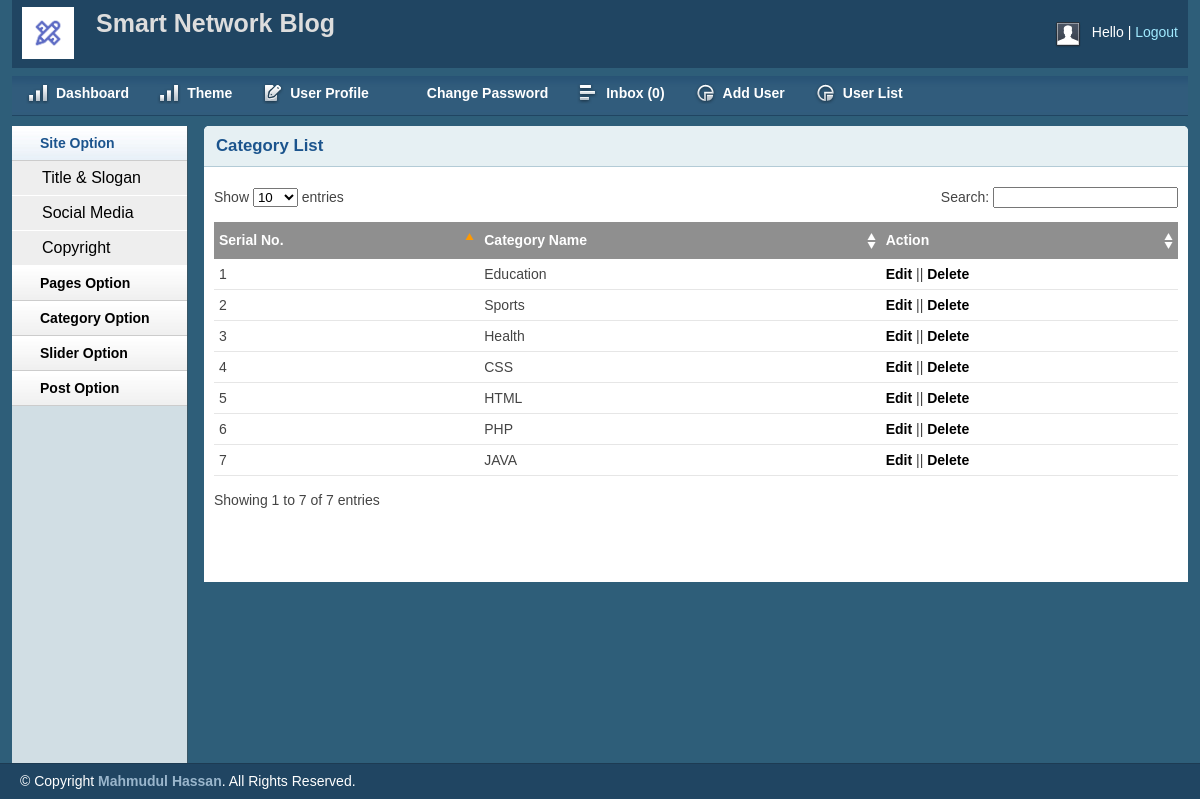
Screenshot of /blog.smartnetwork.org.in/admin/catlist.php with the database file from the repository.
### tables this page shows
CREATE TABLE `tbl_category` (
  `id` int(11) NOT NULL,
  `name` varchar(50) NOT NULL
);

### blog.smartnetwork.org.in/lib/Database.php (called while the page is built, shortened)
<?php
Class Database{
	public $host   = DB_HOST;
	public $user   = DB_USER;
	public $pass   = DB_PASS;
	public $dbname = DB_NAME;
	public $link;
	private function connectDB(){
	$this->link = new mysqli($this->host, $this->user, $this->pass, $this->dbname);
 }
	public function select($query){
		$result = $this->link->query($query) or die($this->link->error.__LINE__);
		if($result->num_rows > 0){
			return $result;
		} else {
			return false;
		}
	}
}
?>

### blog.smartnetwork.org.in/admin/catlist.php (the view, shortened to what this page needs)
<?php include 'inc/header.php';?>
<?php include 'inc/sidebar.php';?>
<div class="grid_10">
    <div class="box round first grid">
        <h2>Category List</h2>
        <div class="block">
            <table class="data display datatable" id="example">
			<thead>
				<tr>
					<th>Serial No.</th>
					<th>Category Name</th>
					<th>Action</th>
				</tr>
			</thead>
			<tbody>
<?php
	$query = "SELECT * FROM tbl_category ORDER BY id DESC";
	$category = $db->select($query);
	if ($category) {
		$i = 0;
		while ($result = $category->fetch_assoc()) {
			$i++;
?>
				<tr class="odd gradeX">
					<td><?php echo $i; ?></td>
					<td><?php echo $result['name']; ?></td>
					<td>
						<a href="editcat.php?catid=<?php echo $result['id'];?>">Edit</a>
							||
						<a onclick="return confirm('Are you sure Delete!');" href="?delcat=<?php echo $result['id'];?>">Delete</a>
					</td>
				</tr>
<?php } } ?>
			</tbody>
		</table>
       </div>
    </div>
</div>
<?php include 'inc/footer.php';?>

### smartnetwork.org.in/ftpaccess/blog.smartnetwork.org.in/admin/css/text.css (style rules this page uses)
body { font: 13px/1.5 Tahoma, Helvetica, Arial, 'Liberation Sans', FreeSans, sans-serif; }
h2 { font-size: 23px; }
p, dl, hr, h1, h2, h3, h4, h5, h6, ol, ul, pre, table, address, fieldset { margin-bottom: 20px; }

### smartnetwork.org.in/ftpaccess/blog.smartnetwork.org.in/admin/css/grid.css (style rules this page uses)
.grid_1, .grid_2, .grid_3, .grid_4, .grid_5, .grid_6, .grid_7, .grid_8, .grid_9, .grid_10, .grid_11, .grid_12, .grid_13, .grid_14, .grid_15, .grid_16 { display: inline; float: left; margin-left: 1%; margin-right: 1%; }
.container_12 .grid_10 { width: 81.333%; }

### smartnetwork.org.in/ftpaccess/blog.smartnetwork.org.in/admin/css/layout.css (style rules this page uses)
body { background: #fff none repeat scroll 0 0; color: #444; font-size: 14px; padding: 0; }
a { color: #000; font-weight:bold; text-decoration: none; }
h1, h2, h3, h4, h5, h6 { line-height:1.2em; margin-bottom:.3em; }
h2 { margin-top:1em; }
.box { background:#fff; margin-bottom:20px; padding:10px 10px 10px 10px; margin-left:-8px; }
.box.grid { padding-bottom:40px; }
.box.round { -moz-border-radius: 5px 5px 0px 0px; -webkit-border-radius: 5px 5px 0px 0px; border-radius: 5px 5px 0px 0px; }
.box h2 { font-size:1.2em; font-weight:bold; color:#1B548D; background:#E6F0F3; margin:-10px -10px 0 -10px; padding:10px 12px; border-bottom:1px solid #B3CBD6; -moz-border-radius: 5px 5px 0px 0px; -webkit-border-radius: 5px 5px 0px 0px; border-radius: 5px 5px 0px 0px; }
.box.first { min-height: 406px; }
.block { padding-top:20px; }
.block { padding-bottom:1px; }
table.display { margin: 0 auto; clear: both; width: 100%; }
.sorting_asc { background: #8f8f8f url(../img/table/sort_asc.png) no-repeat center right; padding:8px 5px; text-align:left; color:#fff; }
.sorting { background:#8f8f8f url(../img/table/sort_both.png) no-repeat center right; padding:8px 5px; text-align:left; color:#fff; }
tr.odd { height: 30px; line-height: 30px; border-bottom:1px solid #e6e6e6; }
tr.even { height: 30px; line-height: 30px; border-bottom:1px solid #e6e6e6; }
tr.odd td, tr.even td { padding-left:5px; }

### rows the page displays
tbl_category: name "Education"
tbl_category: name "Sports"
tbl_category: name "Health"
tbl_category: name "CSS"
tbl_category: name "HTML"
tbl_category: name "PHP"
tbl_category: name "JAVA"
